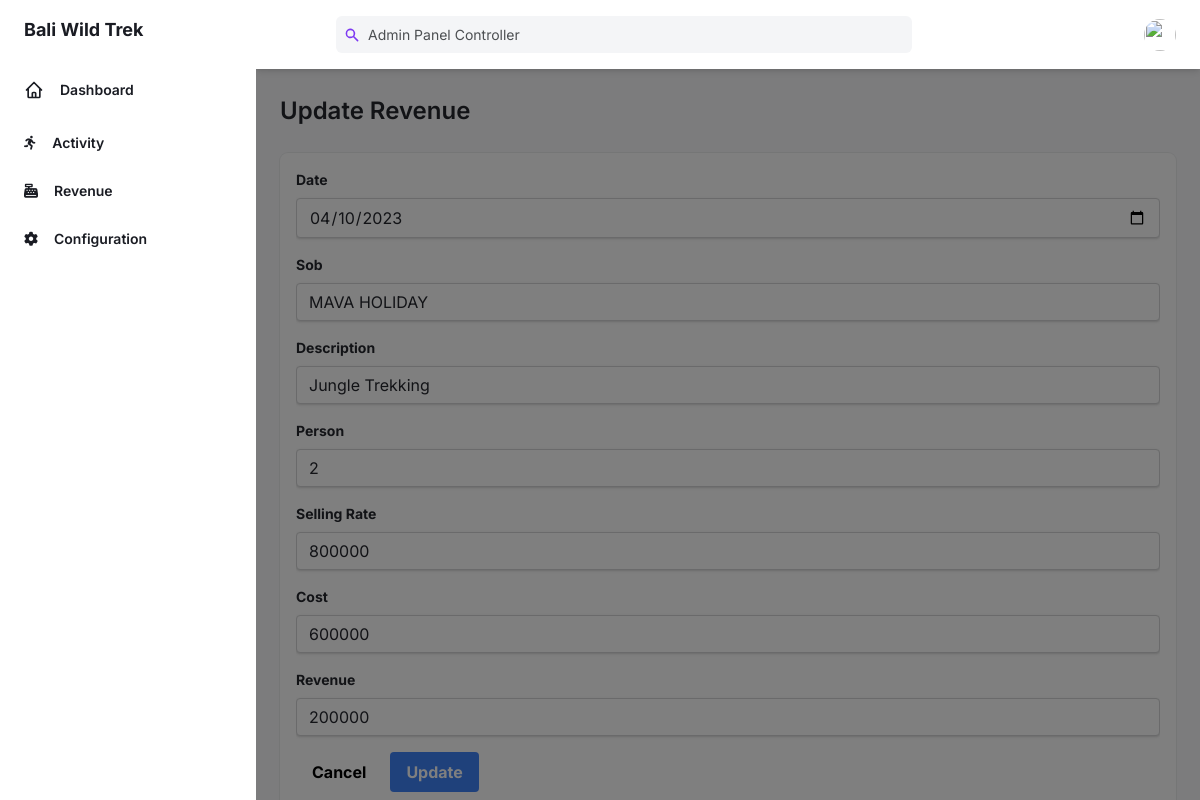
The app's page /admin/revenue-update.php?id=1 (signed in) with its own data.
### tables this page shows
CREATE TABLE IF NOT EXISTS `revenue` (
  `id` int NOT NULL AUTO_INCREMENT,
  `date` date DEFAULT NULL,
  `sob` varchar(500) DEFAULT NULL,
  `description` varchar(500) DEFAULT NULL,
  `person` int DEFAULT NULL,
  `selling_rate` int DEFAULT NULL,
  `cost` int DEFAULT NULL,
  `revenue` int DEFAULT NULL,
  PRIMARY KEY (`id`)
);

### admin/revenue-update.php (the view, shortened to what this page needs)
<?php
include 'dbconnect.php';
$id = $_GET['id'];
$query = "SELECT * FROM revenue WHERE id=$id ORDER BY id LIMIT 1;";
$result = mysqli_query($koneksi, $query);
while ($row = mysqli_fetch_array($result)) {
    $date = $row['date'];
    $sob = $row['sob'];
    $description = $row['description'];
    $person = $row['person'];
    $selling_rate = $row['selling_rate'];
    $cost = $row['cost'];
    $revenue = $row['revenue'];
}
?>
<?php
include "component/header.php";
?>
</head>
<body>
    <div class="flex h-screen bg-gray-50 dark:bg-gray-900" :class="{ 'overflow-hidden': isSideMenuOpen }">
        <?php include "component/navbar.php"; ?>
        <main class="h-full overflow-y-auto">
            <div class="container px-6 mx-auto grid">
                <h2 class="my-6 text-2xl font-semibold text-gray-700 dark:text-gray-200">
                    Update Revenue
                </h2>
                <div class="w-full overflow-hidden rounded-lg shadow-xs bg-white p-4 dark:bg-gray-800">
                    <div class="w-full overflow-x-auto">
                        <form class="" action="revenue-procedure.php" method="POST">
                            <div class="mb-4">
                                <label class="block text-gray-700 text-sm font-bold mb-2 dark:text-gray-400">
                                    Date
                                </label>
                                <input class="shadow dark:text-white appearance-none border dark:border-gray-600 dark:bg-gray-700 rounded w-full py-2 px-3 text-gray-700 leading-tight focus:outline-none focus:shadow-outline" required type="date" name="date" value="<?=$date?>">
                            </div>
                            <div class="mb-4">
                                <label class="block dark:text-gray-400 text-gray-700 text-sm font-bold mb-2">
                                    Sob
                                </label>
                                <input class="shadow dark:text-white dark:border-gray-600 dark:bg-gray-700 appearance-none border rounded w-full py-2 px-3 text-gray-700 leading-tight focus:outline-none focus:shadow-outline" name="sob" type="text" value="<?= $sob?>" placeholder="Sob">
                            </div>
                            <div class="mb-4">
                                <label class="block dark:text-gray-400 text-gray-700 text-sm font-bold mb-2">
                                    Description
                                </label>
                                <input class="shadow dark:text-white dark:border-gray-600 dark:bg-gray-700 appearance-none border rounded w-full py-2 px-3 text-gray-700 leading-tight focus:outline-none focus:shadow-outline" name="description" type="text" value="<?=$description?>" placeholder="Description">
                            </div>
                            <div class="mb-4">
                                <label class="block dark:text-gray-400 text-gray-700 text-sm font-bold mb-2">
                                    Person
                                </label>
                                <input class="shadow dark:text-white dark:border-gray-600 dark:bg-gray-700 appearance-none border rounded w-full py-2 px-3 text-gray-700 leading-tight focus:outline-none focus:shadow-outline" name="person" type="number" value="<?=$person?>">
                            </div>
                            <div class="mb-4">
                                <label class="block dark:text-gray-400 text-gray-700 text-sm font-bold mb-2">
                                    Selling Rate
                                </label>
                                <input id="rate" class="shadow dark:text-white dark:border-gray-600 dark:bg-gray-700 appearance-none border rounded w-full py-2 px-3 text-gray-700 leading-tight focus:outline-none focus:shadow-outline" name="selling_rate" type="number" value="<?=$selling_rate?>">
                            </div>
                            <div class="mb-4">
                                <label class="block dark:text-gray-400 text-gray-700 text-sm font-bold mb-2">
                                    Cost
                                </label>
                                <input id="cost" class="shadow dark:text-white dark:border-gray-600 dark:bg-gray-700 appearance-none border rounded w-full py-2 px-3 text-gray-700 leading-tight focus:outline-none focus:shadow-outline" name="cost" type="number" value="<?=$cost?>">
                            </div>
                            <div class="mb-4">
                                <label class="block dark:text-gray-400 text-gray-700 text-sm font-bold mb-2">
                                    Revenue
                                </label>
                                <input id="revenue" class="shadow dark:text-white dark:border-gray-600 dark:bg-gray-700 appearance-none border rounded w-full py-2 px-3 text-gray-700 leading-tight focus:outline-none focus:shadow-outline" name="revenue" type="number" value="<?=$revenue?>">
                            </div>
                            <div class="flex items-center justify-left">
                                <a href="revenue.php">
                                    <button id="cancelButton" class="bg-white dark:border-gray-600 dark:bg-gray-700 dark:text-gray-400 shadow-sm font-bold py-2 px-4 mr-2 rounded focus:outline-none focus:shadow-outline" type="button">
                                        Cancel
                                    </button>
                                </a>
                                <button id="testButton" class="bg-blue-500 text-white font-bold py-2 px-4 mx-2 rounded focus:outline-none focus:shadow-outline" type="submit">
                                    Update
                                </button>
                            </div>
                        </form>
                    </div>
                </div>
            </div>
        </main>
    </div>
    </div>
</body>
</html>

### records on screen
revenue: date "04/10/2023", sob "MAVA HOLIDAY", description "Jungle Trekking", person "2", selling_rate "800000", cost "600000", revenue "200000"
